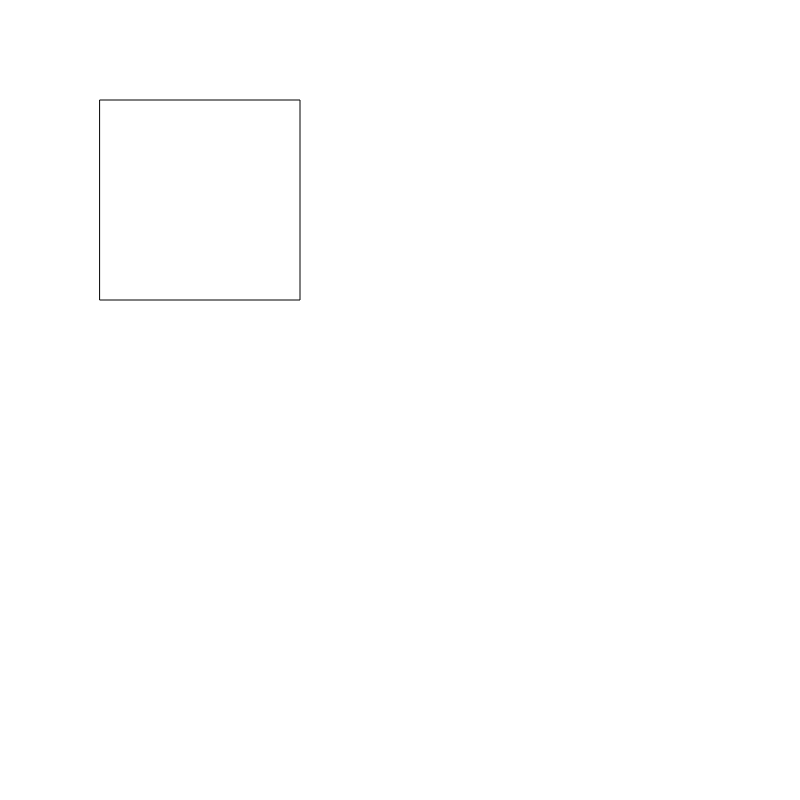
Frame 1 (no input)
Frame 60 (no input): identical to frame 1, image omitted
Frame 120 (the mouse pressed at the canvas centre since frame 60): identical to frame 1, image omitted

The p5.js sketch that drew this single still picture (run headless with seeded random() and noise() and a simulated clock; from frame 60 on, the mouse is pressed at the canvas centre):

// p5.js sketch
// ── sketch.js
let grado = Math.PI/180
let rot = 0
let h=0
let m =0
let s=0


function preload() {
  // put preload code here
}

function setup() {
  // put setup code here
  createCanvas(800,800)
}

function draw() {
  // put drawing code here
  background(255)
  rect(100,100,200,200)
}
